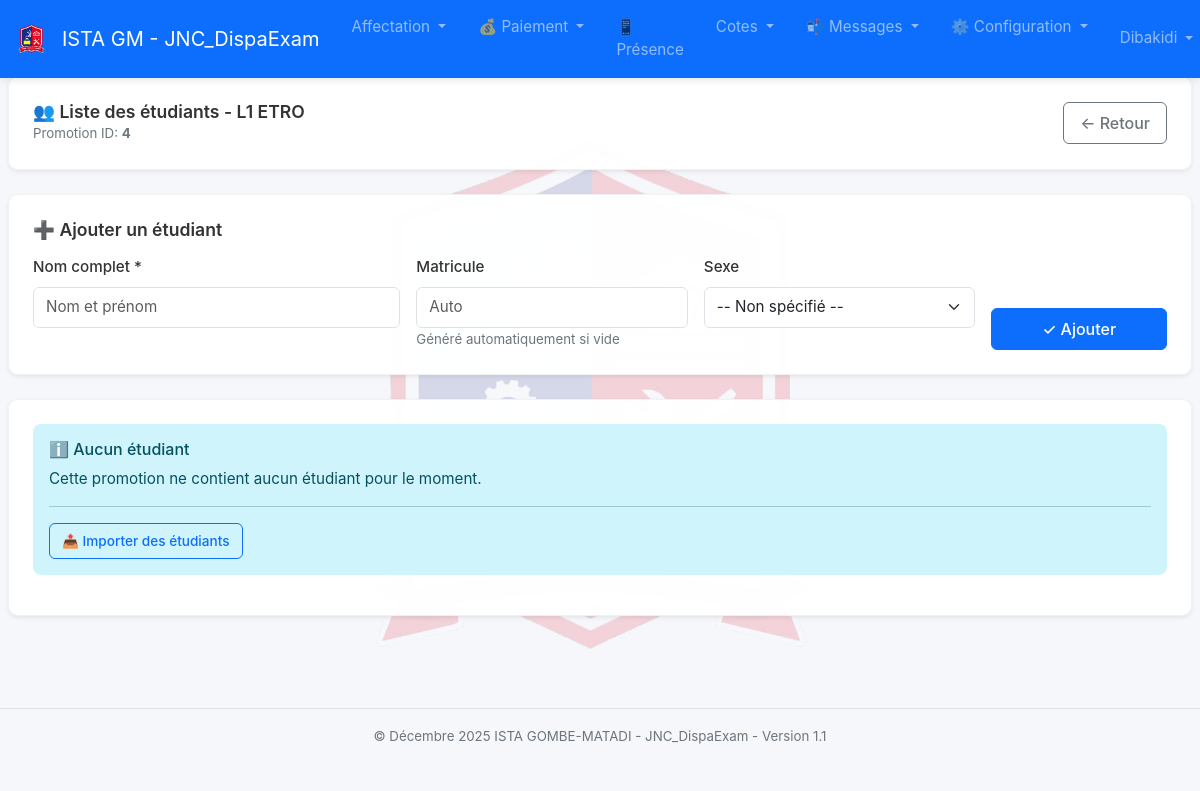
Page /promotions/4/students (signed in) on the earlier database version.
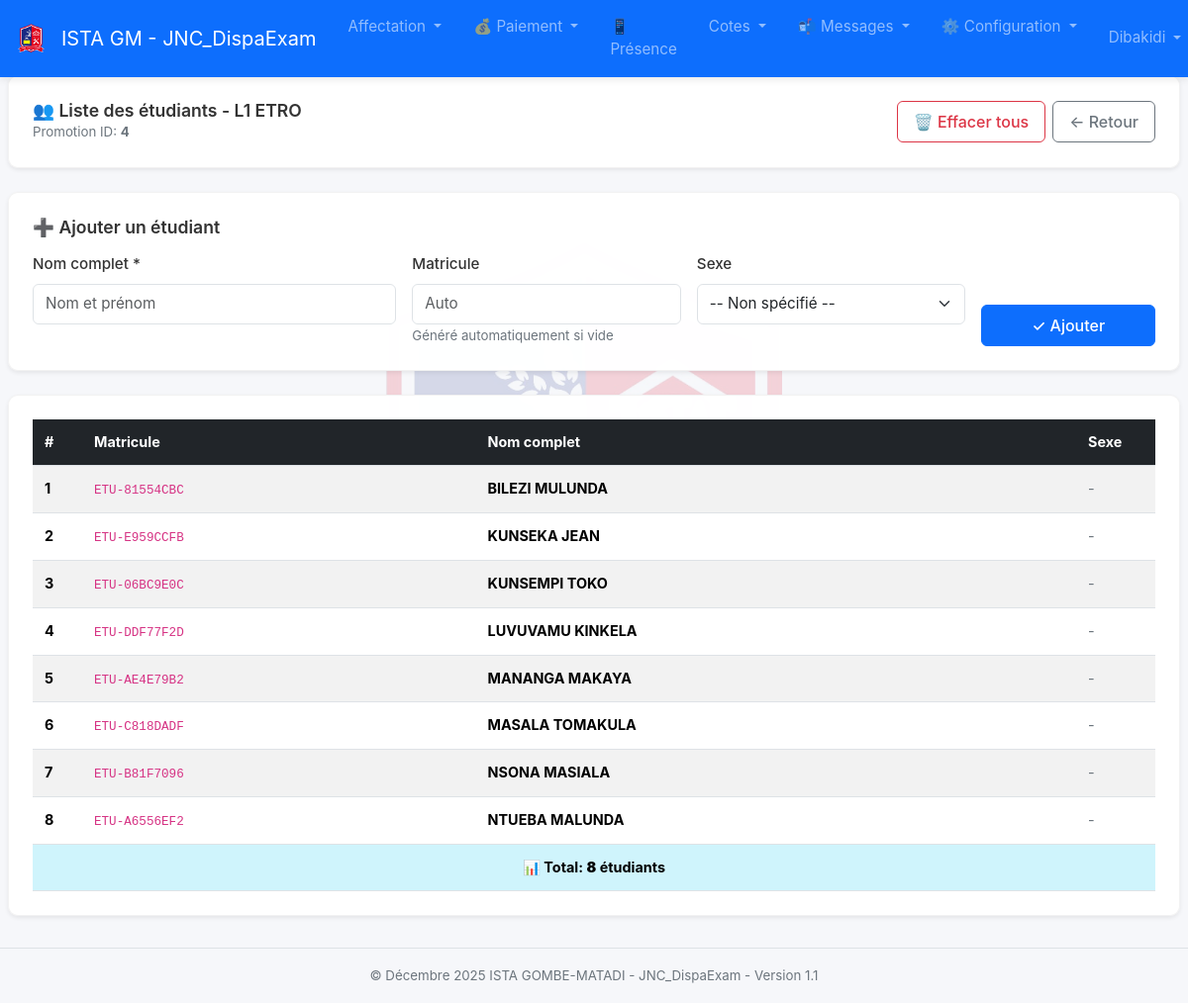
Same page on the later database version.
### tables this page shows
CREATE TABLE students (
            id INTEGER PRIMARY KEY AUTOINCREMENT,
            matricule TEXT,
            full_name TEXT NOT NULL,
            promotion_id INTEGER NOT NULL,
            section_id INTEGER, sexe TEXT,
            UNIQUE(matricule),
            FOREIGN KEY (promotion_id) REFERENCES promotions(id) ON DELETE CASCADE,
            FOREIGN KEY (section_id) REFERENCES sections(id) ON DELETE SET NULL
        );

### app.py (the view, shortened to what this page needs)
@app.route("/promotions/<int:promotion_id>/students", methods=["GET", "POST"])
@login_required
def promotion_students(promotion_id):
    conn = get_db()
    cur = conn.cursor()
    cur.execute("SELECT id, name FROM promotions WHERE id = ?", (promotion_id,))
    promotion = cur.fetchone()
    if not promotion:
        flash("Promotion introuvable.", "danger")
        return redirect(url_for("promotions"))
    cur.execute("""
        SELECT id, matricule, full_name, sexe
        FROM students
        WHERE promotion_id = ?
        ORDER BY full_name
    """, (promotion_id,))
    students = cur.fetchall()
    return render_template("promotion_students.html", promotion=promotion, students=students)

### app.py (called while the page is built, shortened)
@app.context_processor
def inject_unread_count():
    return {'unread_messages_count': get_unread_messages_count()}

def get_db():
    if "db" not in g:
        g.db = get_connection()
    return g.db

def login_required(f):
    @wraps(f)
    def decorated_function(*args, **kwargs):
        if 'user_id' not in session:
            flash("Vous devez vous connecter pour accéder à cette page.", "warning")
            return redirect(url_for('login'))
        return f(*args, **kwargs)
    return decorated_function

def get_unread_messages_count():
    if 'user_id' not in session:
        return 0
    conn = get_db()
    cur = conn.cursor()
    user_id = session.get('user_id')
    is_admin = session.get('is_admin', False)
    if is_admin:
        cur.execute("SELECT COUNT(*) as count FROM messages WHERE is_read = 0")
    result = cur.fetchone()
    return result['count'] if result else 0

### database.py (called while the page is built)
def get_connection():
    conn = sqlite3.connect(DB_PATH, check_same_thread=False)
    conn.row_factory = sqlite3.Row
    return conn

### templates/promotion_students.html (shortened to what this page needs)
{% extends "base.html" %}
{% block content %}
<div class="card shadow-sm mb-4">
  <div class="card-body">
    <div class="d-flex justify-content-between align-items-center">
      <div>
        <h5 class="card-title mb-0">👥 Liste des étudiants - {{ promotion.name }}</h5>
        <small class="text-muted">Promotion ID: <strong>{{ promotion.id }}</strong></small>
      </div>
      <div class="btn-group">
        {% if students|length > 0 %}
        <a href="{{ url_for('clear_promotion_students', promotion_id=promotion.id) }}" class="btn btn-outline-danger"
           onclick="return confirm('Êtes-vous sûr de vouloir effacer tous les étudiants ?');" title="Effacer tous les étudiants">
          🗑️ Effacer tous
        </a>
        {% endif %}
        <a href="{{ url_for('promotions') }}" class="btn btn-outline-secondary" title="Retour aux promotions">
          ← Retour
        </a>
      </div>
    </div>
  </div>
</div>
<div class="card shadow-sm mb-4">
  <div class="card-body">
    <h5 class="card-title">➕ Ajouter un étudiant</h5>
    <form method="post" class="row g-3">
      <div class="col-md-4">
        <label for="full_name" class="form-label">Nom complet *</label>
        <input type="text" class="form-control" id="full_name" name="full_name" required placeholder="Nom et prénom">
      </div>
      <div class="col-md-3">
        <label for="matricule" class="form-label">Matricule</label>
        <input type="text" class="form-control" id="matricule" name="matricule" placeholder="Auto">
        <small class="text-muted">Généré automatiquement si vide</small>
      </div>
      <div class="col-md-3">
        <label for="sexe" class="form-label">Sexe</label>
        <select class="form-select" id="sexe" name="sexe">
          <option value="">-- Non spécifié --</option>
        </select>
      </div>
      <div class="col-md-2 d-flex align-items-end">
        <button type="submit" class="btn btn-primary w-100">✓ Ajouter</button>
      </div>
    </form>
  </div>
</div>
<div class="card shadow-sm">
  <div class="card-body">
    {% if students %}
    <div class="table-responsive">
      <table class="table table-striped table-hover">
        <thead class="table-dark">
          <tr>
            <th style="width: 50px;">#</th>
            <th>Matricule</th>
            <th>Nom complet</th>
            <th style="width: 80px;">Sexe</th>
          </tr>
        </thead>
        <tbody>
          {% for student in students %}
          <tr>
            <td><strong>{{ loop.index }}</strong></td>
            <td><code>{{ student.matricule or '-' }}</code></td>
            <td><strong>{{ student.full_name }}</strong></td>
            <td>
              {% if student.sexe == 'M' %}
                <span class="badge bg-primary">👨 M</span>
              {% elif student.sexe == 'F' %}
                <span class="badge bg-danger">👩 F</span>
              {% else %}
                <span class="text-muted">-</span>
              {% endif %}
            </td>
          </tr>
          {% endfor %}
        </tbody>
        <tfoot>
          <tr class="table-info" style="font-weight: bold;">
            <td colspan="4" style="text-align: center; padding: 0.75rem;">
              📊 Total: <strong>{{ students|length }}</strong> étudiant{% if students|length > 1 %}s{% endif %}
            </td>
          </tr>
        </tfoot>
      </table>
    </div>
    {% else %}
    <div class="alert alert-info">
      <h6 class="alert-heading">ℹ️ Aucun étudiant</h6>
      <p class="mb-0">Cette promotion ne contient aucun étudiant pour le moment.</p>
      <hr>
      <p class="mb-0">
        <a href="{{ url_for('upload_students') }}" class="btn btn-sm btn-outline-primary">📤 Importer des étudiants</a>
      </p>
    </div>
    {% endif %}
  </div>
</div>
{% endblock %}

Differences in the rows shown:
added students: matricule "ETU-81554CBC", full_name "BILEZI MULUNDA"
added students: matricule "ETU-E959CCFB", full_name "KUNSEKA JEAN"
added students: matricule "ETU-06BC9E0C", full_name "KUNSEMPI TOKO"
added students: matricule "ETU-DDF77F2D", full_name "LUVUVAMU KINKELA"
added students: matricule "ETU-AE4E79B2", full_name "MANANGA MAKAYA"
added students: matricule "ETU-C818DADF", full_name "MASALA TOMAKULA"
added students: matricule "ETU-B81F7096", full_name "NSONA MASIALA"
added students: matricule "ETU-A6556EF2", full_name "NTUEBA MALUNDA"
Other differences:
{{ students|length }}: (not shown) → "8"
text no longer shown: "ℹ️ Aucun étudiant Cette promotion ne contient aucun étudiant pour le moment. 📤 Importer des étudiants"
text now shown: "🗑️ Effacer tous # Matricule Nom complet Sexe 📊 Total: étudiant s"
